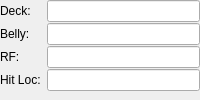
      <widget class="QWidget" name="valueWidget" native="true">
       <property name="sizePolicy">
        <sizepolicy hsizetype="Minimum" vsizetype="Minimum">
         <horstretch>0</horstretch>
         <verstretch>0</verstretch>
        </sizepolicy>
       </property>
       <layout class="QFormLayout" name="valueLayout">
        <property name="fieldGrowthPolicy">
         <enum>QFormLayout::ExpandingFieldsGrow</enum>
        </property>
        <property name="formAlignment">
         <set>Qt::AlignLeading|Qt::AlignLeft|Qt::AlignTop</set>
        </property>
        <property name="horizontalSpacing">
         <number>-1</number>
        </property>
        <property name="verticalSpacing">
         <number>1</number>
        </property>
        <property name="leftMargin">
         <number>0</number>
        </property>
        <property name="topMargin">
         <number>0</number>
        </property>
        <property name="rightMargin">
         <number>0</number>
        </property>
        <property name="bottomMargin">
         <number>0</number>
        </property>
        <item row="2" column="0">
         <widget class="QLabel" name="deckLabel">
          <property name="text">
           <string>Deck:</string>
          </property>
          <property name="buddy">
           <cstring>deckLineEdit</cstring>
          </property>
         </widget>
        </item>
        <item row="2" column="1">
         <widget class="QLineEdit" name="deckLineEdit">
          <property name="sizePolicy">
           <sizepolicy hsizetype="Expanding" vsizetype="Minimum">
            <horstretch>0</horstretch>
            <verstretch>0</verstretch>
           </sizepolicy>
          </property>
          <property name="baseSize">
           <size>
            <width>50</width>
            <height>0</height>
           </size>
          </property>
          <property name="toolTip">
           <string>Top or overhead armor of both the hull and turret (if present).</string>
          </property>
          <property name="alignment">
           <set>Qt::AlignRight|Qt::AlignTrailing|Qt::AlignVCenter</set>
          </property>
          <property name="readOnly">
           <bool>true</bool>
          </property>
         </widget>
        </item>
        <item row="3" column="0">
         <widget class="QLabel" name="bellyLabel">
          <property name="text">
           <string>Belly:</string>
          </property>
          <property name="buddy">
           <cstring>bellyLineEdit</cstring>
          </property>
         </widget>
        </item>
        <item row="3" column="1">
         <widget class="QLineEdit" name="bellyLineEdit">
          <property name="sizePolicy">
           <sizepolicy hsizetype="Expanding" vsizetype="Minimum">
            <horstretch>0</horstretch>
            <verstretch>0</verstretch>
           </sizepolicy>
          </property>
          <property name="baseSize">
           <size>
            <width>50</width>
            <height>0</height>
           </size>
          </property>
          <property name="toolTip">
           <string>Hull belly armor.</string>
          </property>
          <property name="alignment">
           <set>Qt::AlignRight|Qt::AlignTrailing|Qt::AlignVCenter</set>
          </property>
          <property name="readOnly">
           <bool>true</bool>
          </property>
         </widget>
        </item>
        <item row="4" column="1">
         <widget class="QLineEdit" name="rFLineEdit">
          <property name="sizePolicy">
           <sizepolicy hsizetype="Expanding" vsizetype="Minimum">
            <horstretch>0</horstretch>
            <verstretch>0</verstretch>
           </sizepolicy>
          </property>
          <property name="baseSize">
           <size>
            <width>50</width>
            <height>0</height>
           </size>
          </property>
          <property name="alignment">
           <set>Qt::AlignRight|Qt::AlignTrailing|Qt::AlignVCenter</set>
          </property>
          <property name="readOnly">
           <bool>true</bool>
          </property>
         </widget>
        </item>
        <item row="4" column="0">
         <widget class="QLabel" name="rFLabel">
          <property name="text">
           <string>RF:</string>
          </property>
          <property name="buddy">
           <cstring>rFLineEdit</cstring>
          </property>
         </widget>
        </item>
        <item row="5" column="1">
         <widget class="QLineEdit" name="locaLineEdit">
          <property name="sizePolicy">
           <sizepolicy hsizetype="Expanding" vsizetype="Minimum">
            <horstretch>0</horstretch>
            <verstretch>0</verstretch>
           </sizepolicy>
          </property>
          <property name="alignment">
           <set>Qt::AlignRight|Qt::AlignTrailing|Qt::AlignVCenter</set>
          </property>
          <property name="readOnly">
           <bool>true</bool>
          </property>
         </widget>
        </item>
        <item row="5" column="0">
         <widget class="QLabel" name="locaLabel">
          <property name="text">
           <string>Hit Loc:</string>
          </property>
          <property name="buddy">
           <cstring>locaLineEdit</cstring>
          </property>
         </widget>
        </item>
       </layout>
      </widget>
